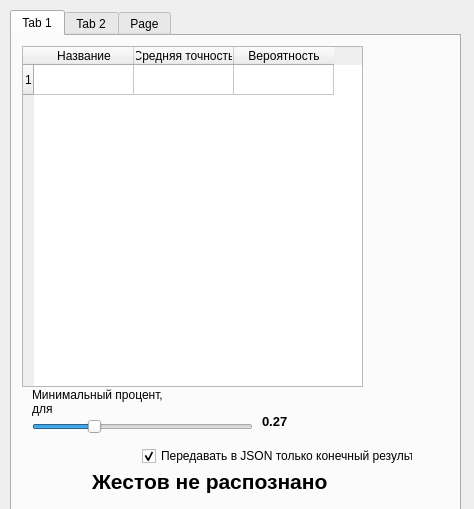
<?xml version="1.0" encoding="UTF-8"?>
<ui version="4.0">
 <class>monitoring_form</class>
 <widget class="QWidget" name="monitoring_form">
  <property name="geometry">
   <rect>
    <x>0</x>
    <y>0</y>
    <width>474</width>
    <height>509</height>
   </rect>
  </property>
  <property name="windowTitle">
   <string>Мониторинг</string>
  </property>
  <widget class="QTabWidget" name="tabWidget">
   <property name="geometry">
    <rect>
     <x>10</x>
     <y>10</y>
     <width>451</width>
     <height>501</height>
    </rect>
   </property>
   <property name="currentIndex">
    <number>0</number>
   </property>
   <widget class="QWidget" name="tab">
    <attribute name="title">
     <string>Tab 1</string>
    </attribute>
    <widget class="QLabel" name="finish_gest">
     <property name="geometry">
      <rect>
       <x>80</x>
       <y>420</y>
       <width>381</width>
       <height>51</height>
      </rect>
     </property>
     <property name="font">
      <font>
       <family>Arial</family>
       <pointsize>16</pointsize>
       <weight>75</weight>
       <bold>true</bold>
      </font>
     </property>
     <property name="layoutDirection">
      <enum>Qt::LeftToRight</enum>
     </property>
     <property name="text">
      <string>Жестов не распознано</string>
     </property>
     <property name="wordWrap">
      <bool>true</bool>
     </property>
    </widget>
    <widget class="QLabel" name="thr_lbl_class_2">
     <property name="geometry">
      <rect>
       <x>20</x>
       <y>350</y>
       <width>151</width>
       <height>31</height>
      </rect>
     </property>
     <property name="lineWidth">
      <number>1</number>
     </property>
     <property name="text">
      <string>Минимальный процент, для </string>
     </property>
     <property name="wordWrap">
      <bool>true</bool>
     </property>
    </widget>
    <widget class="QTableWidget" name="monitoring_table">
     <property name="enabled">
      <bool>true</bool>
     </property>
     <property name="geometry">
      <rect>
       <x>10</x>
       <y>10</y>
       <width>341</width>
       <height>341</height>
      </rect>
     </property>
     <property name="selectionMode">
      <enum>QAbstractItemView::ExtendedSelection</enum>
     </property>
     <property name="wordWrap">
      <bool>true</bool>
     </property>
     <property name="rowCount">
      <number>1</number>
     </property>
     <property name="columnCount">
      <number>3</number>
     </property>
     <row/>
     <column>
      <property name="text">
       <string>Название</string>
      </property>
     </column>
     <column>
      <property name="text">
       <string>Средняя точность</string>
      </property>
     </column>
     <column>
      <property name="text">
       <string>Вероятность</string>
      </property>
     </column>
    </widget>
    <widget class="QSlider" name="trsh_class_sldr_2">
     <property name="geometry">
      <rect>
       <x>20</x>
       <y>380</y>
       <width>221</width>
       <height>22</height>
      </rect>
     </property>
     <property name="minimum">
      <number>1</number>
     </property>
     <property name="value">
      <number>27</number>
     </property>
     <property name="orientation">
      <enum>Qt::Horizontal</enum>
     </property>
    </widget>
    <widget class="QCheckBox" name="cb_json_3">
     <property name="geometry">
      <rect>
       <x>130</x>
       <y>410</y>
       <width>271</width>
       <height>20</height>
      </rect>
     </property>
     <property name="text">
      <string>Передавать в JSON только конечный результат</string>
     </property>
     <property name="checked">
      <bool>true</bool>
     </property>
    </widget>
    <widget class="QLabel" name="thr_lbl_class_val_2">
     <property name="geometry">
      <rect>
       <x>250</x>
       <y>370</y>
       <width>31</width>
       <height>31</height>
      </rect>
     </property>
     <property name="font">
      <font>
       <pointsize>10</pointsize>
       <weight>75</weight>
       <bold>true</bold>
      </font>
     </property>
     <property name="lineWidth">
      <number>1</number>
     </property>
     <property name="text">
      <string>0.27</string>
     </property>
     <property name="wordWrap">
      <bool>true</bool>
     </property>
    </widget>
   </widget>
   <widget class="QWidget" name="tab_2">
    <attribute name="title">
     <string>Tab 2</string>
    </attribute>
   </widget>
   <widget class="QWidget" name="tab_3">
    <attribute name="title">
     <string>Page</string>
    </attribute>
   </widget>
  </widget>
 </widget>
 <resources/>
 <connections/>
</ui>
